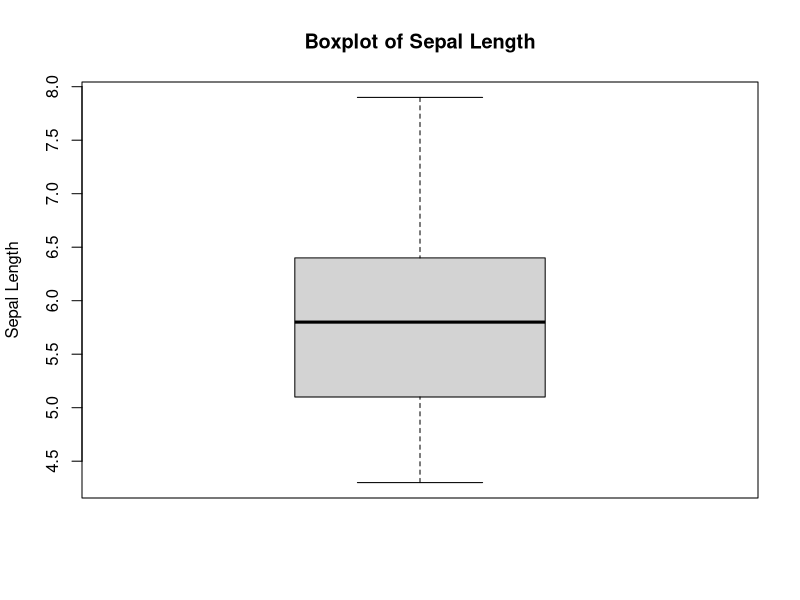
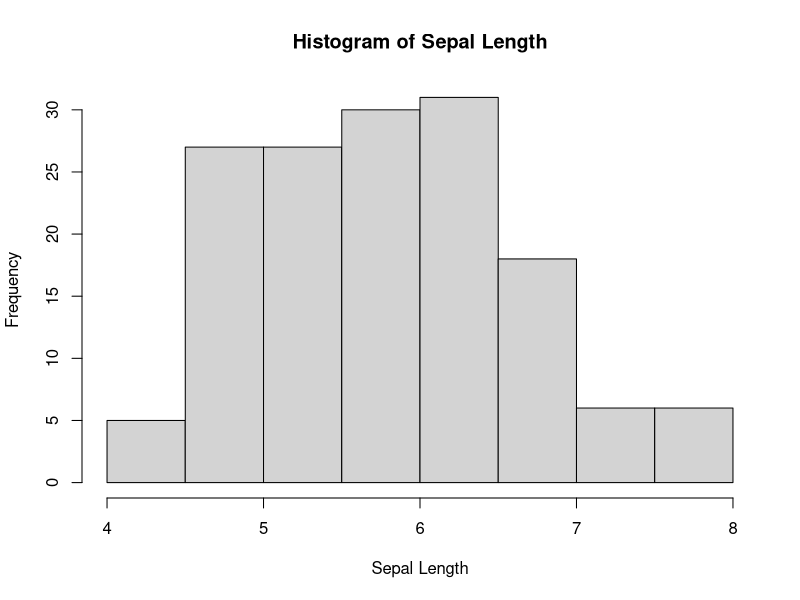
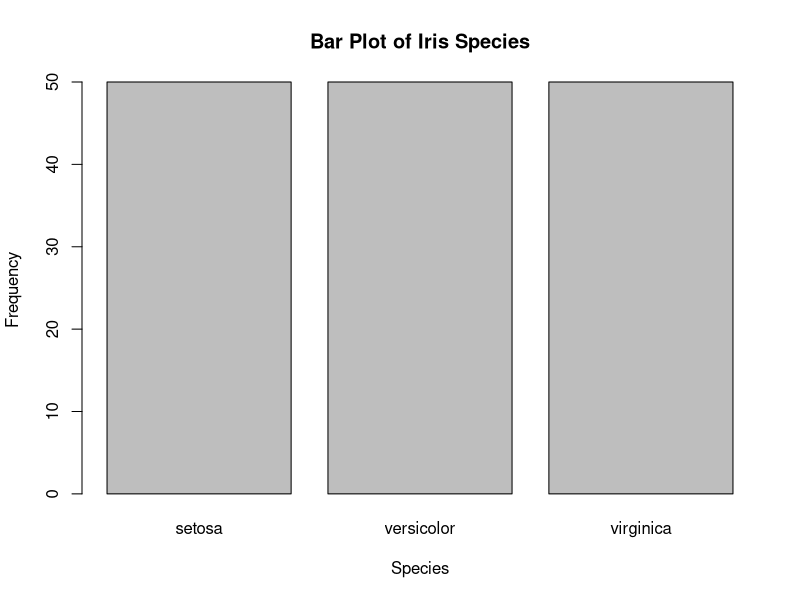
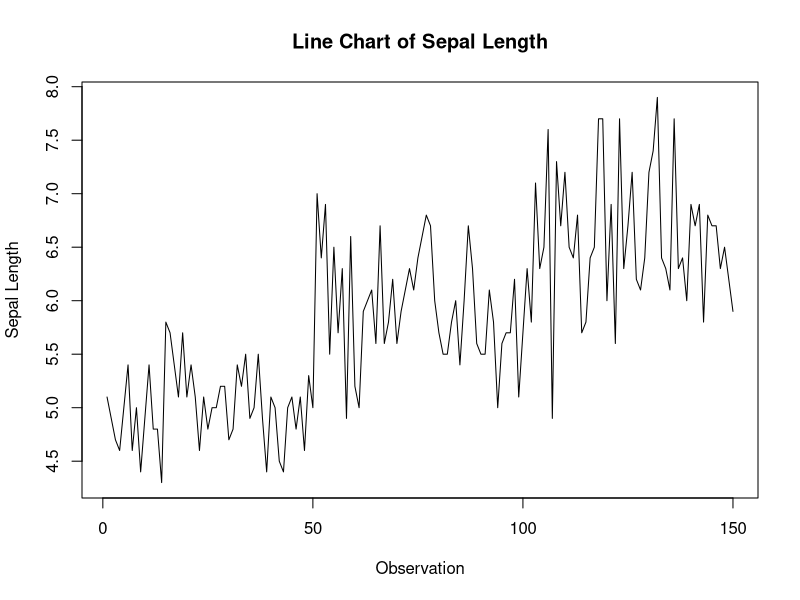
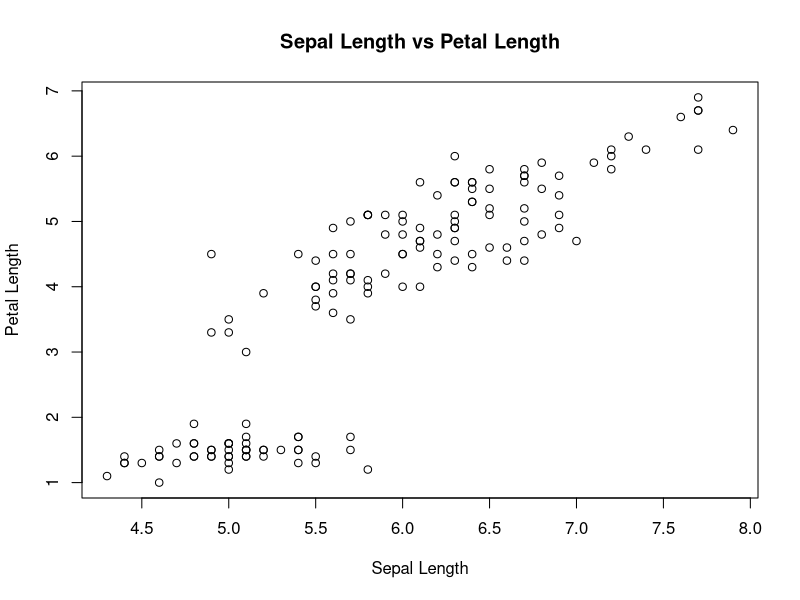

Recreate these plots in R, in order.
data(iris)

boxplot(
  iris$Sepal.Length,
  main = "Boxplot of Sepal Length",
  ylab = "Sepal Length"
)
hist(
  iris$Sepal.Length,
  main = "Histogram of Sepal Length",
  xlab = "Sepal Length"
)
barplot(
  table(iris$Species),
  main = "Bar Plot of Iris Species",
  xlab = "Species",
  ylab = "Frequency"
)
plot(
  iris$Sepal.Length,
  type = "l",
  main = "Line Chart of Sepal Length",
  xlab = "Observation",
  ylab = "Sepal Length"
)
plot(
  iris$Sepal.Length,
  iris$Petal.Length,
  main = "Sepal Length vs Petal Length",
  xlab = "Sepal Length",
  ylab = "Petal Length"
)
